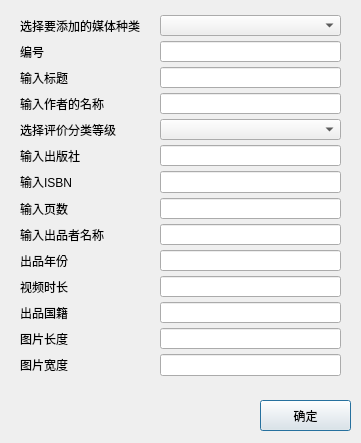
<?xml version="1.0" encoding="UTF-8"?>
<ui version="4.0">
 <class>AddItemDialogClass</class>
 <widget class="QDialog" name="AddItemDialogClass">
  <property name="geometry">
   <rect>
    <x>0</x>
    <y>0</y>
    <width>361</width>
    <height>443</height>
   </rect>
  </property>
  <property name="windowTitle">
   <string>AddItemDialog</string>
  </property>
  <widget class="QWidget" name="formLayoutWidget">
   <property name="geometry">
    <rect>
     <x>10</x>
     <y>10</y>
     <width>341</width>
     <height>396</height>
    </rect>
   </property>
   <layout class="QFormLayout" name="formLayout">
    <property name="labelAlignment">
     <set>Qt::AlignLeading|Qt::AlignLeft|Qt::AlignVCenter</set>
    </property>
    <property name="horizontalSpacing">
     <number>20</number>
    </property>
    <property name="verticalSpacing">
     <number>5</number>
    </property>
    <property name="leftMargin">
     <number>10</number>
    </property>
    <property name="topMargin">
     <number>5</number>
    </property>
    <property name="rightMargin">
     <number>10</number>
    </property>
    <item row="0" column="0">
     <widget class="QLabel" name="label">
      <property name="text">
       <string>选择要添加的媒体种类</string>
      </property>
      <property name="alignment">
       <set>Qt::AlignCenter</set>
      </property>
     </widget>
    </item>
    <item row="0" column="1">
     <widget class="QComboBox" name="mediaTypeBox"/>
    </item>
    <item row="1" column="0">
     <widget class="QLabel" name="label_1">
      <property name="text">
       <string>编号</string>
      </property>
     </widget>
    </item>
    <item row="1" column="1">
     <widget class="QLineEdit" name="idLine"/>
    </item>
    <item row="2" column="0">
     <widget class="QLabel" name="label_2">
      <property name="text">
       <string>输入标题</string>
      </property>
      <property name="alignment">
       <set>Qt::AlignCenter</set>
      </property>
     </widget>
    </item>
    <item row="2" column="1">
     <widget class="QLineEdit" name="titleLine"/>
    </item>
    <item row="3" column="0">
     <widget class="QLabel" name="label_3">
      <property name="text">
       <string>输入作者的名称</string>
      </property>
      <property name="alignment">
       <set>Qt::AlignCenter</set>
      </property>
     </widget>
    </item>
    <item row="3" column="1">
     <widget class="QLineEdit" name="authorLine"/>
    </item>
    <item row="4" column="0">
     <widget class="QLabel" name="label_4">
      <property name="text">
       <string>选择评价分类等级</string>
      </property>
     </widget>
    </item>
    <item row="4" column="1">
     <widget class="QComboBox" name="gradeBox"/>
    </item>
    <item row="5" column="0">
     <widget class="QLabel" name="label_5">
      <property name="text">
       <string>输入出版社</string>
      </property>
     </widget>
    </item>
    <item row="5" column="1">
     <widget class="QLineEdit" name="pressLine"/>
    </item>
    <item row="6" column="0">
     <widget class="QLabel" name="label_6">
      <property name="text">
       <string>输入ISBN</string>
      </property>
     </widget>
    </item>
    <item row="6" column="1">
     <widget class="QLineEdit" name="isbnLine"/>
    </item>
    <item row="7" column="0">
     <widget class="QLabel" name="label_7">
      <property name="text">
       <string>输入页数</string>
      </property>
     </widget>
    </item>
    <item row="7" column="1">
     <widget class="QLineEdit" name="pageLine"/>
    </item>
    <item row="8" column="0">
     <widget class="QLabel" name="label_8">
      <property name="text">
       <string>输入出品者名称</string>
      </property>
     </widget>
    </item>
    <item row="8" column="1">
     <widget class="QLineEdit" name="nameLine"/>
    </item>
    <item row="9" column="0">
     <widget class="QLabel" name="label_9">
      <property name="text">
       <string>出品年份</string>
      </property>
     </widget>
    </item>
    <item row="9" column="1">
     <widget class="QLineEdit" name="yearLine"/>
    </item>
    <item row="10" column="0">
     <widget class="QLabel" name="label_10">
      <property name="text">
       <string>视频时长</string>
      </property>
     </widget>
    </item>
    <item row="10" column="1">
     <widget class="QLineEdit" name="videoLengthLine"/>
    </item>
    <item row="11" column="0">
     <widget class="QLabel" name="label_11">
      <property name="text">
       <string>出品国籍</string>
      </property>
     </widget>
    </item>
    <item row="11" column="1">
     <widget class="QLineEdit" name="countryLine"/>
    </item>
    <item row="12" column="0">
     <widget class="QLabel" name="label_12">
      <property name="text">
       <string>图片长度</string>
      </property>
     </widget>
    </item>
    <item row="12" column="1">
     <widget class="QLineEdit" name="lengthLine"/>
    </item>
    <item row="13" column="0">
     <widget class="QLabel" name="label_13">
      <property name="text">
       <string>图片宽度</string>
      </property>
     </widget>
    </item>
    <item row="13" column="1">
     <widget class="QLineEdit" name="widthLine"/>
    </item>
    <item row="14" column="0">
     <widget class="QLabel" name="validText">
      <property name="text">
       <string/>
      </property>
     </widget>
    </item>
   </layout>
   <zorder>label</zorder>
   <zorder>mediaTypeBox</zorder>
   <zorder>idLine</zorder>
   <zorder>label_1</zorder>
   <zorder>label_2</zorder>
   <zorder>titleLine</zorder>
   <zorder>label_3</zorder>
   <zorder>authorLine</zorder>
   <zorder>label_4</zorder>
   <zorder>gradeBox</zorder>
   <zorder>label_5</zorder>
   <zorder>pressLine</zorder>
   <zorder>label_6</zorder>
   <zorder>isbnLine</zorder>
   <zorder>pageLine</zorder>
   <zorder>label_7</zorder>
   <zorder>nameLine</zorder>
   <zorder>label_8</zorder>
   <zorder>yearLine</zorder>
   <zorder>label_9</zorder>
   <zorder>videoLengthLine</zorder>
   <zorder>label_10</zorder>
   <zorder>countryLine</zorder>
   <zorder>label_11</zorder>
   <zorder>lengthLine</zorder>
   <zorder>label_12</zorder>
   <zorder>widthLine</zorder>
   <zorder>label_13</zorder>
   <zorder>validText</zorder>
  </widget>
  <widget class="QPushButton" name="exitButton">
   <property name="geometry">
    <rect>
     <x>260</x>
     <y>400</y>
     <width>91</width>
     <height>31</height>
    </rect>
   </property>
   <property name="text">
    <string>确定</string>
   </property>
  </widget>
 </widget>
 <layoutdefault spacing="6" margin="11"/>
 <resources/>
 <connections/>
</ui>
